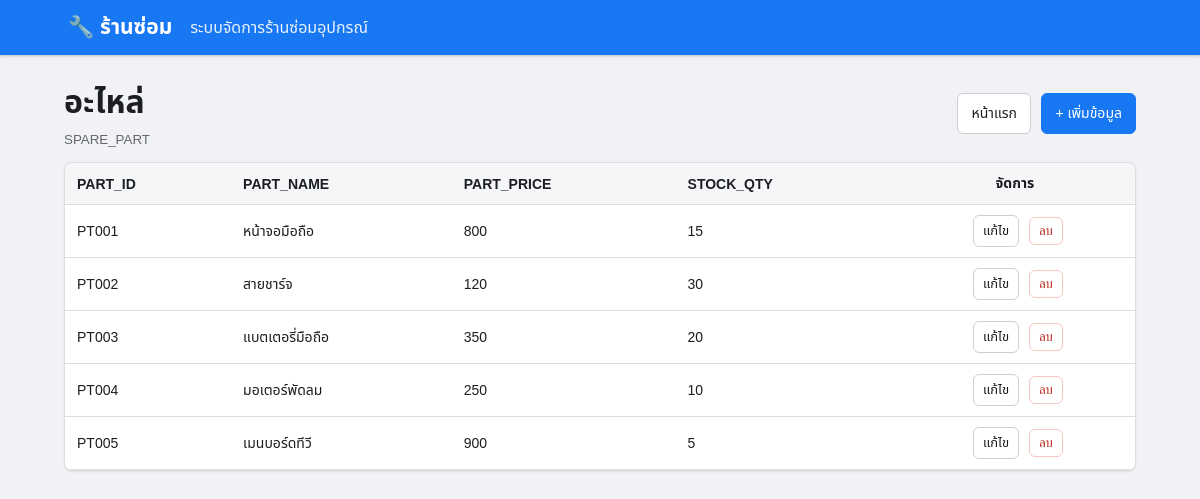
The page /table/SPARE_PART on the database its author committed.
### tables this page shows
CREATE TABLE SPARE_PART (
 PART_ID CHAR(5) PRIMARY KEY,
 PART_NAME VARCHAR(100) NOT NULL,
 PART_PRICE DECIMAL(8,2) NOT NULL DEFAULT 0,
 STOCK_QTY INT NOT NULL DEFAULT 0
);

### app.py (the view)
@app.route("/table/<table>")
def table_view(table):
    if table not in TABLES: return "ไม่พบตาราง", 404
    con = db()
    rows = con.execute(f"SELECT * FROM {table}").fetchall()
    con.close()
    pks = PRIMARY_KEYS.get(table, [])
    return render_template("table.html", table=table, title=TABLES[table][0],
                           columns=TABLES[table][1], rows=rows, pks=pks)

### app.py (called while the page is built)
def db():
    con = sqlite3.connect(DB)
    con.row_factory = sqlite3.Row
    con.execute("PRAGMA foreign_keys = ON")
    return con

### templates/table.html
{% extends "base.html" %}{% block content %}
<div class="bar">
  <div><h1>{{title}}</h1><small>{{table}}</small></div>
  <div>
    <a class="btn" href="{{ url_for('index') }}">หน้าแรก</a>
    <a class="btn primary" href="{{ url_for('add', table=table) }}">+ เพิ่มข้อมูล</a>
  </div>
</div>
<div class="tablewrap">
  <table>
    <thead>
      <tr>
        {% for c in columns %}<th>{{ c }}</th>{% endfor %}
        <th class="action-col">จัดการ</th>
      </tr>
    </thead>
    <tbody>
      {% for r in rows %}
      <tr>
        {% for c in columns %}<td>{{ r[c] if r[c] is not none else '-' }}</td>{% endfor %}
        <td class="action-col">
          {% set pk_path = pks | map(attribute=0) | map('extract', r) | join('/') if false else [] %}
          {% set pk_parts = [] %}
          {% for pk in pks %}{% set _ = pk_parts.append(r[pk]) %}{% endfor %}
          {% set pk_path = pk_parts | join('/') %}
          <a class="btn btn-sm" href="{{ url_for('edit', table=table, pk_vals=pk_path) }}">แก้ไข</a>
          <form method="post" action="{{ url_for('delete', table=table, pk_vals=pk_path) }}" style="display:inline" onsubmit="return confirm('ยืนยันการลบ?')">
            <button class="btn btn-sm danger" type="submit">ลบ</button>
          </form>
        </td>
      </tr>
      {% else %}
      <tr><td colspan="{{ columns|length + 1 }}">ยังไม่มีข้อมูล</td></tr>
      {% endfor %}
    </tbody>
  </table>
</div>
{% endblock %}

### static/style.css (style rules this page uses)
* { box-sizing: border-box; }
body { margin: 0; background: #f0f2f5; color: #1c1e21; font-family: Arial, "Noto Sans Thai", sans-serif; }
.hero, .card, .formbox, .tablewrap { background: white; border: 1px solid #ddd; border-radius: 8px; box-shadow: 0 1px 2px #ddd; }
.bar { display: flex; justify-content: space-between; align-items: center; margin-bottom: 14px; gap: 10px; }
.bar h1 { margin: 0 0 3px; }
.bar small { color: #65676b; }
.btn { display: inline-block; padding: 9px 13px; border-radius: 6px; border: 1px solid #ccd0d5; background: #fff; color: #1c1e21; text-decoration: none; margin-left: 6px; cursor: pointer; font-size: 14px; }
.btn.primary { background: #1877f2; color: white; border-color: #1877f2; }
.btn.danger { background: #fff; color: #b42318; border-color: #f5c6c3; }
.btn-sm { padding: 5px 9px; font-size: 13px; }
.tablewrap { overflow: auto; }
table { border-collapse: collapse; width: 100%; font-size: 14px; }
th { background: #f5f6f7; text-align: left; }
th, td { padding: 10px 12px; border-bottom: 1px solid #ddd; white-space: nowrap; }
.action-col { text-align: center; white-space: nowrap; }

### rows shown on the page
SPARE_PART: PART_ID "PT001" "หน้าจอมือถือ" "800" "15"
SPARE_PART: PART_ID "PT002" "สายชาร์จ" "120" "30"
SPARE_PART: PART_ID "PT003" "แบตเตอรี่มือถือ" "350" "20"
SPARE_PART: PART_ID "PT004" "มอเตอร์พัดลม" "250" "10"
SPARE_PART: PART_ID "PT005" "เมนบอร์ดทีวี" "900" "5"

### other values the page prints
{{ title }} "อะไหล่"
{{ table }} "SPARE_PART"
{{ c }} "PART_ID" "PART_NAME" "PART_PRICE" "STOCK_QTY"
